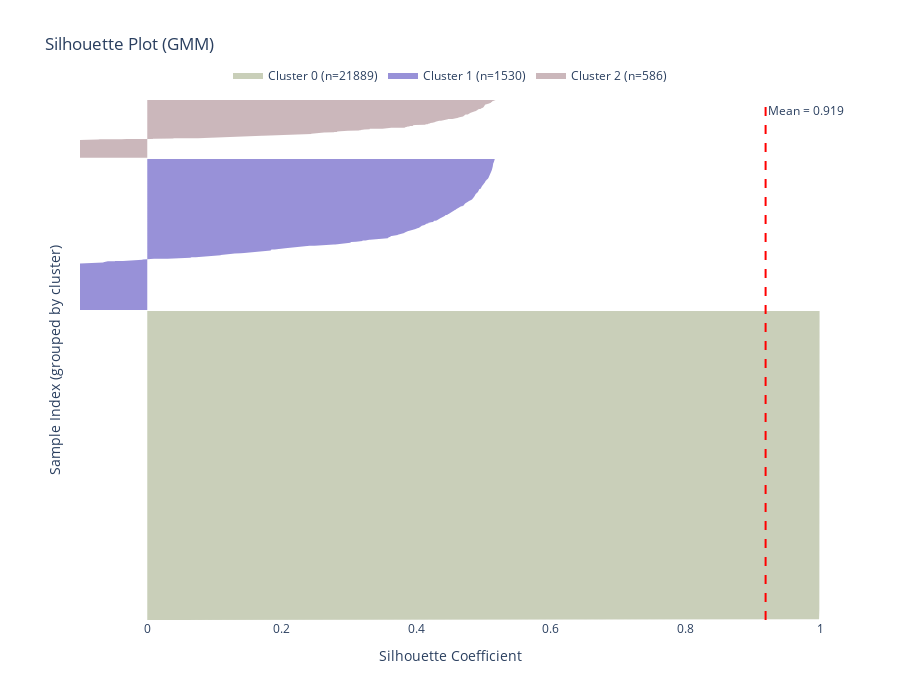

The cell this chart's notebook holds for it:
### Markdown cell above
These metrics are calculated using labels.

### Code cell
silhouette_vals = silhouette_samples(X_clustered, labels_clustered)
mean_silhouette = np.mean(silhouette_vals)  # o usa metrics["Silhouette"] si ya lo tienes

# Preparar datos por cluster
unique_labels = np.unique(labels_clustered)
y_lower = 0
traces = []

# Máximo número de puntos a mostrar por cluster (solo para rendimiento visual)
MAX_POINTS_PER_CLUSTER = 3000

for label in unique_labels:
    # Seleccionar valores del cluster
    cluster_mask = (labels_clustered == label)
    cluster_sil_vals = silhouette_vals[cluster_mask]
    n_points = len(cluster_sil_vals)
    
    # Ordenar
    sorted_vals = np.sort(cluster_sil_vals)
    
    # Submuestrear solo para visualización si es muy grande
    if n_points > MAX_POINTS_PER_CLUSTER:
        step = n_points // MAX_POINTS_PER_CLUSTER
        plot_vals = sorted_vals[::step]
    else:
        plot_vals = sorted_vals
    
    y_upper = y_lower + len(plot_vals)
    y_range = np.arange(y_lower, y_upper)
    
    # Crear trace con hover personalizado
    traces.append(go.Scatter(
        x=plot_vals,
        y=y_range,
        mode='lines',
        fill='tozerox',
        fillcolor=f'rgba({np.random.randint(50,200)}, {np.random.randint(50,200)}, {np.random.randint(50,200)}, 0.6)',
        line=dict(width=0),
        name=f"Cluster {label} (n={n_points})",
        hovertemplate=(
            f"<b>Cluster {label}</b><br>" +
            "Silhouette: %{x:.3f}<br>" +
            "Posición: %{y}<br>" +
            f"Tamaño total: {n_points}<extra></extra>"
        ),
        showlegend=True
    ))
    
    y_lower = y_upper + 10  # espacio entre clusters

# Crear figura
fig = go.Figure()

# Añadir todos los clusters
for trace in traces:
    fig.add_trace(trace)

# Línea de silueta promedio
fig.add_vline(
    x=mean_silhouette,
    line=dict(color="red", dash="dash", width=2),
    annotation_text=f"Mean = {mean_silhouette:.3f}",
    annotation_position="top right"
)

# Diseño
fig.update_layout(
    title="Silhouette Plot (GMM)",
    xaxis_title="Silhouette Coefficient",
    yaxis_title="Sample Index (grouped by cluster)",
    height=700,
    width=900,
    hovermode="closest",
    legend=dict(
        orientation="h",
        yanchor="bottom",
        y=1.02,
        xanchor="center",
        x=0.5
    ),
    plot_bgcolor="white"
)

fig.update_xaxes(range=[-0.1, 1.0])
fig.update_yaxes(showticklabels=False)  # los índices no son significativos

fig.show()

### Figure 1 — Plotly figure (JSON) as saved in the notebook; plotly's stock layout.template omitted (floating-point values rounded to 4 significant figures; data arrays with more than 128 entries replaced by an {"elided": "..."} marker saying what was removed)
{"data": [{"fill": "tozerox", "fillcolor": "rgba(165, 175, 139, 0.6)", "hovertemplate": "<b>Cluster 0</b><br>Silhouette: %{x:.3f}<br>Posición: %{y}<br>Tamaño total: 21889<extra></extra>", "line": {"width": 0}, "mode": "lines", "name": "Cluster 0 (n=21889)", "showlegend": true, "type": "scatter", "x": {"elided": "3127 float values"}, "y": {"elided": "3127 int values"}}, {"fill": "tozerox", "fillcolor": "rgba(84, 72, 191, 0.6)", "hovertemplate": "<b>Cluster 1</b><br>Silhouette: %{x:.3f}<br>Posición: %{y}<br>Tamaño total: 1530<extra></extra>", "line": {"width": 0}, "mode": "lines", "name": "Cluster 1 (n=1530)", "showlegend": true, "type": "scatter", "x": {"elided": "1530 float values"}, "y": {"elided": "1530 int values"}}, {"fill": "tozerox", "fillcolor": "rgba(168, 135, 142, 0.6)", "hovertemplate": "<b>Cluster 2</b><br>Silhouette: %{x:.3f}<br>Posición: %{y}<br>Tamaño total: 586<extra></extra>", "line": {"width": 0}, "mode": "lines", "name": "Cluster 2 (n=586)", "showlegend": true, "type": "scatter", "x": {"elided": "586 float values"}, "y": {"elided": "586 int values"}}], "layout": {"annotations": [{"showarrow": false, "text": "Mean = 0.919", "x": 0.9191, "xanchor": "left", "xref": "x", "y": 1, "yanchor": "top", "yref": "y domain"}], "height": 700, "hovermode": "closest", "legend": {"orientation": "h", "x": 0.5, "xanchor": "center", "y": 1.02, "yanchor": "bottom"}, "plot_bgcolor": "white", "shapes": [{"line": {"color": "red", "dash": "dash", "width": 2}, "type": "line", "x0": 0.9191, "x1": 0.9191, "xref": "x", "y0": 0, "y1": 1, "yref": "y domain"}], "title": {"text": "Silhouette Plot (GMM)"}, "width": 900, "xaxis": {"range": [-0.1, 1], "title": {"text": "Silhouette Coefficient"}}, "yaxis": {"showticklabels": false, "title": {"text": "Sample Index (grouped by cluster)"}}}}
